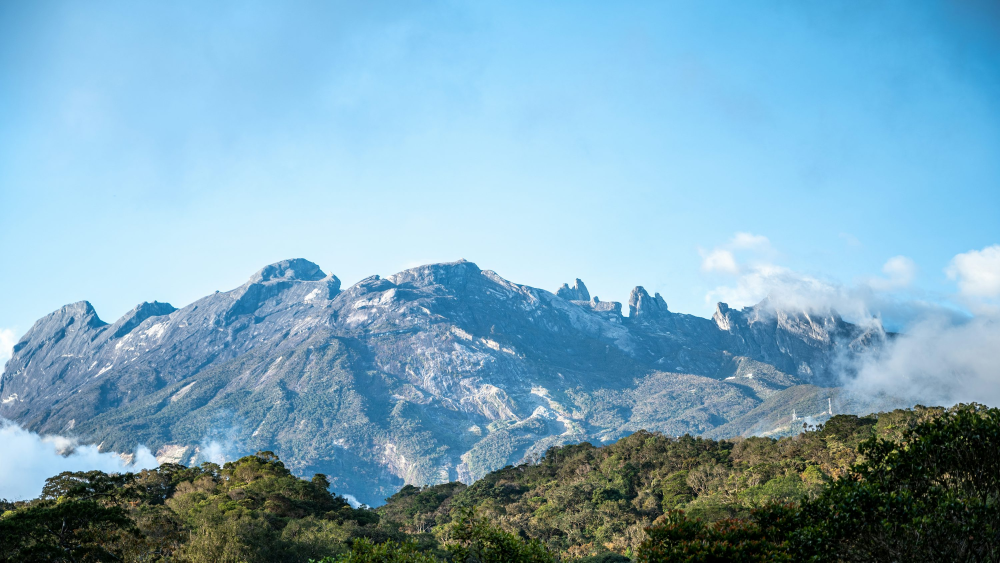
#> input picture image.jpg, 3000 x 1688 px (shown at 1/3 size)
$ python openCV.py
#> lines starting #> are read from the running program, lines starting #| are printed output that depends on the picture; after the words box and inside, x2 and y2 are one past the last pixel; in counts of white or black regions, pixels touching at a corner belong together
import cv2

# Membaca gambar
image = cv2.imread("image.jpg")
#> image is the input picture: shape (1688, 3000, 3); mean B, G, R 188.9, 168, 125.5

if image is not None:
    resized = cv2.resize(image, (300, 200))
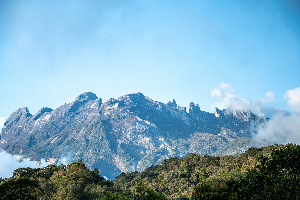
#> resized: shape (200, 300, 3); mean B, G, R 188.9, 168, 125.5
    gray = cv2.cvtColor(resized, cv2.COLOR_BGR2GRAY)
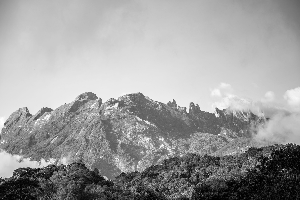
#> gray: shape (200, 300); min 0, max 254, mean 157.6
    edges = cv2.Canny(gray, 100, 200)
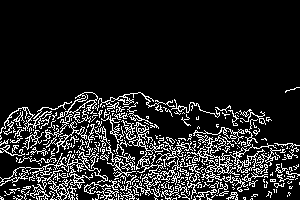
#> edges: shape (200, 300); 13.8% white in thin lines or dots, all inside (x1, y1, x2, y2) = (0, 87, 300, 200)

    cv2.imwrite("opencv_gray.jpg", gray)
    cv2.imwrite("opencv_edges.jpg", edges)
else:
    print("Gambar tidak ditemukan")
